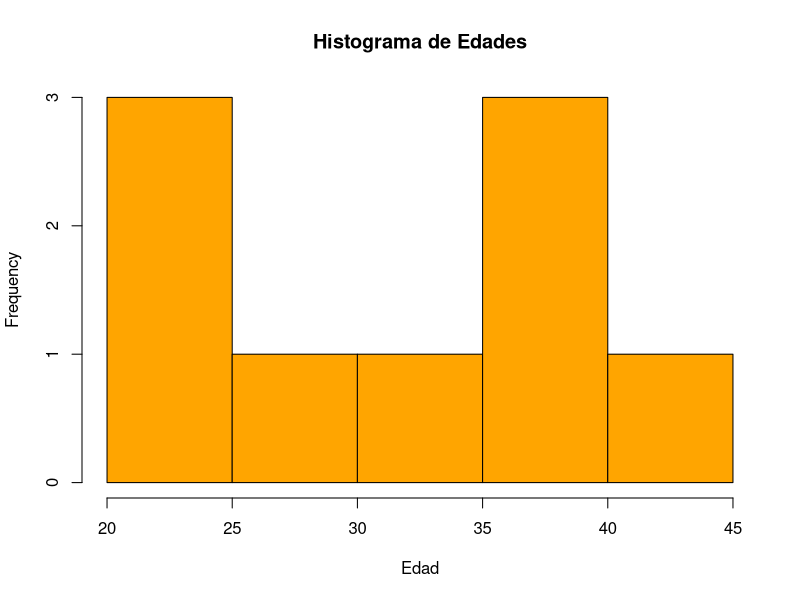
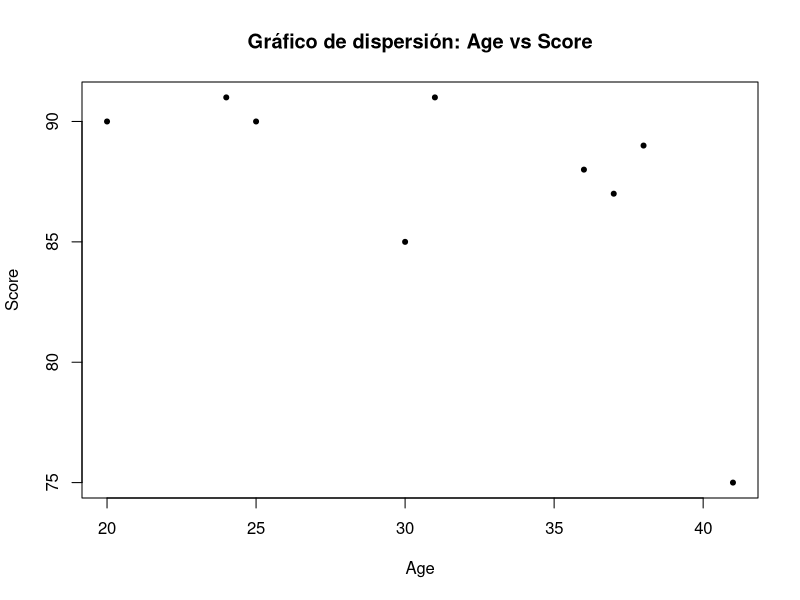

R code for these plots, in order:
## ---- chunk 1
knitr::opts_chunk$set(echo = TRUE)
## ---- chunk 2
# Ejemplo de chunk en R
x <- 1:5
y <- 1:12
z <- 1:20
sum_x <- sum(x)
sum_x
mean_x <- mean(x)
mean_x

sum_y <- sum(y)
sum_y
mean_y <- mean(y)
mean_y

sum_z <- sum(z)
sum_z
mean_z <- mean(z)
mean_z

## ---- chunk 3
# Ejemplo de creación de archivo de excell con R

class2_data <- data.frame(
  Name = c(
    "Luis", "Maria", "Xavier", 
    "Laura", "Alberto", "Felipe",
    "Augusto", "Julio", "Ximena"
    ),
  Age = c(
    20, 37, 30, 36, 38, 25, 24, 31, 41
  ),
  Score = c(
    90, 87, 85, 88, 89, 90, 91, 91, 75
  )
)

# Exportar dataframe a un archivo excell
library(openxlsx)

write.xlsx(class2_data, file = "clase_2_data.xlsx")

## ---- chunk 4
# Verificación de creación de DB

data_class <- read.xlsx("clase_2_data.xlsx")

head(data_class)
tail(data_class)

## ---- chunk 5
# Clacular las estadisticas para variables Age y Score

summary(data_class$Age)
summary(data_class$Score)

## ---- chunk 6
# Crear histograma variable Age

hist(
  data_class$Age,
  main = "Histograma de Edades",
  xlab = "Edad", col = "orange"
  )

# Crear gráfico de dispersion Age vs Score

plot(
  data_class$Age, data_class$Score,
  xlab = "Age", ylab = "Score",
  main = "Gráfico de dispersión: Age vs Score",
  pch = 20
)

## ---- chunk 7
table(data_class$Name)
